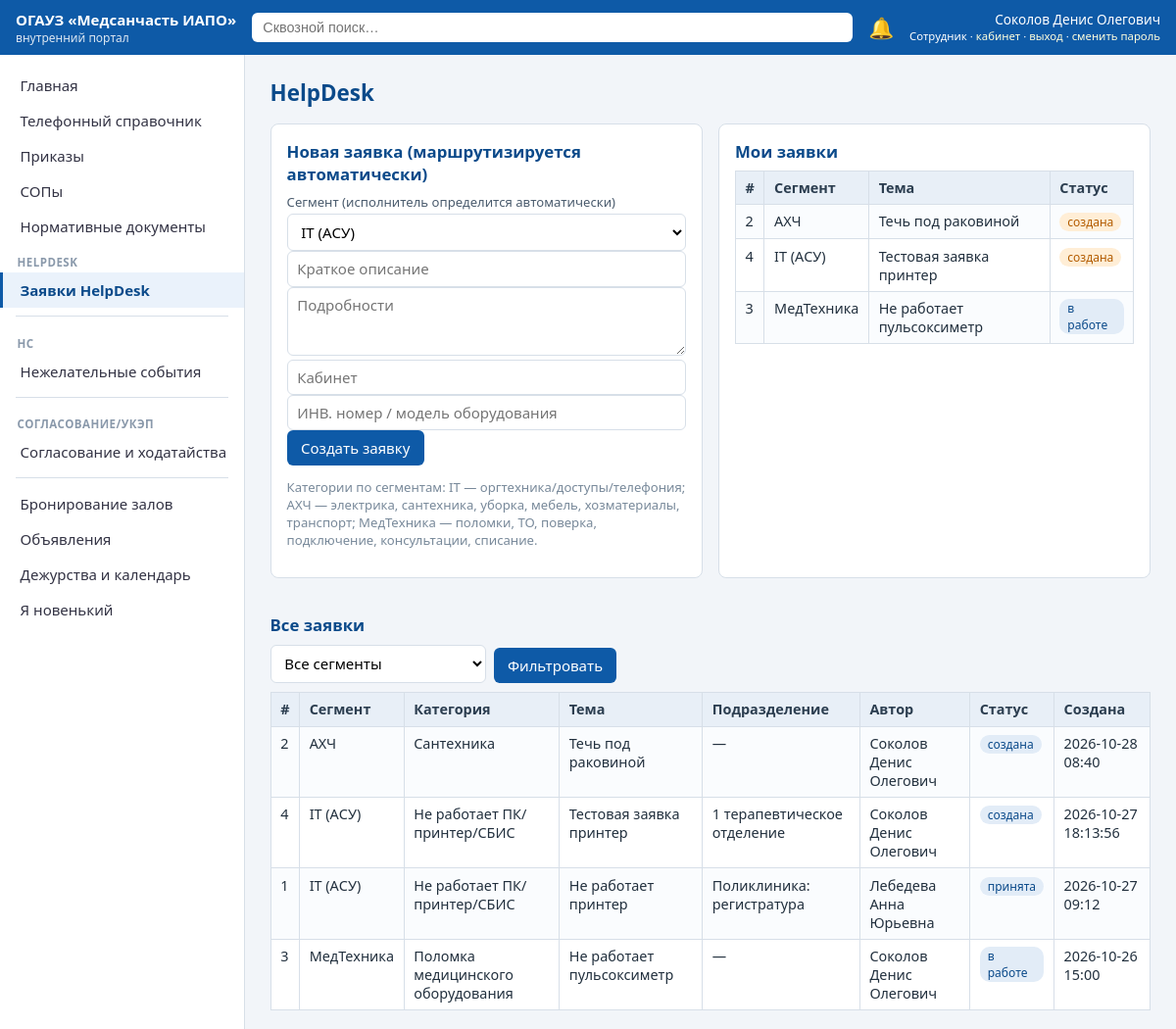
Page /helpdesk (signed in) on the committed database.
### tables this page shows
CREATE TABLE users(
  id INTEGER PRIMARY KEY, fio TEXT, dept_id INTEGER REFERENCES departments(id),
  position TEXT, email TEXT, role_key TEXT REFERENCES roles(key),
  username TEXT UNIQUE, pw_hash TEXT, salt TEXT, must_change_pw INTEGER DEFAULT 0,
  active INTEGER DEFAULT 1, birth_month_day TEXT);

CREATE TABLE ticket(
  id INTEGER PRIMARY KEY, segment TEXT, category TEXT, summary TEXT, description TEXT,
  dept_id INTEGER REFERENCES departments(id), room TEXT, asset_ref TEXT,
  author_id INTEGER REFERENCES users(id), assignee_id INTEGER REFERENCES users(id),
  status TEXT DEFAULT 'created', sla_hours INTEGER DEFAULT 24, created_at TEXT, closed_at TEXT,
  ns_id INTEGER);

CREATE TABLE departments(id INTEGER PRIMARY KEY, block_id INTEGER REFERENCES blocks(id), name TEXT);

### app.py (the view)
@app.get("/helpdesk", response_class=HTMLResponse)
def helpdesk(request: Request, seg: str = ""):
    u = current_user(request)
    if not u:
        return RedirectResponse("/login", status_code=302)
    con = get_db()
    mine = con.execute("SELECT * FROM ticket WHERE author_id=? ORDER BY created_at DESC", (u["id"],)).fetchall()
    queue = []
    if u["role_key"] in OP_ROLE.values():
        myseg = [k for k, v in OP_ROLE.items() if v == u["role_key"]][0]
        queue = con.execute("SELECT * FROM ticket WHERE segment=? AND status NOT IN ('closed') ORDER BY created_at", (myseg,)).fetchall()
    elif u["role_key"] == "admin":
        queue = con.execute("SELECT * FROM ticket WHERE status NOT IN ('closed') ORDER BY created_at").fetchall()
    all_t = con.execute("""SELECT t.*, d.name dept_name, a.fio author_fio FROM ticket t
                          LEFT JOIN departments d ON d.id=t.dept_id LEFT JOIN users a ON a.id=t.author_id
                          ORDER BY t.created_at DESC""").fetchall()
    if seg:
        all_t = [t for t in all_t if t["segment"] == seg]
    cats = HD_CATEGORIES
    con.close()
    return ctx(request, mine=mine, queue=queue, tickets=all_t, cats=cats, seg=seg,
               seg_titles=SEG_TITLES, statuses={"created": "создана", "accepted": "принята", "in_work": "в работе",
                                                "done": "выполнена", "closed": "закрыта", "returned": "возвращена"}, template="helpdesk.html", section="HelpDesk")

### templates/helpdesk.html (shortened to what this page needs)
{% extends "base.html" %}
{% block body %}
<div class="grid">
  <div class="card">
    <h2 style="margin-top:0">Новая заявка (маршрутизируется автоматически)</h2>
    <form method="post" action="/helpdesk/new">
      <div class="frow"><div style="flex:1"><label>Сегмент (исполнитель определится автоматически)</label>
        <select name="segment" required>
        {% for k, t in seg_titles.items() %}<option value="{{ k }}">{{ t }}</option>{% endfor %}</select></div></div>
      <div class="frow"><input type="text" name="summary" placeholder="Краткое описание" required></div>
      <div class="frow"><textarea name="description" placeholder="Подробности"></textarea></div>
      <div class="frow"><input type="text" name="room" placeholder="Кабинет"><input type="text" name="asset_ref" placeholder="ИНВ. номер / модель оборудования"></div>
      <button>Создать заявку</button>
    </form>
    <p class="muted">Категории по сегментам: IT — оргтехника/доступы/телефония; АХЧ — электрика, сантехника, уборка, мебель, хозматериалы, транспорт; МедТехника — поломки, ТО, поверка, подключение, консультации, списание.</p>
  </div>
  <div class="card">
    <h2 style="margin-top:0">Мои заявки</h2>
    <table><tr><th>#</th><th>Сегмент</th><th>Тема</th><th>Статус</th></tr>
    {% for t in mine %}<tr><td>{{ t['id'] }}</td><td>{{ seg_titles[t['segment']] }}</td><td>{{ t['summary'] }}</td>
    <td><span class="tag {{ 'green' if t['status']=='closed' else ('orange' if t['status']=='created' else '') }}">{{ statuses[t['status']] }}</span></td></tr>{% else %}
    <tr><td colspan="4" class="muted">Нет заявок.</td></tr>{% endfor %}</table>
  </div>
</div>
<h2>Все заявки {% if seg %}(фильтр: {{ seg_titles[seg] }}){% endif %}</h2>
<form class="frow" method="get">
  <select name="seg" style="max-width:220px"><option value="">Все сегменты</option>
  {% for k, t in seg_titles.items() %}<option value="{{ k }}" {{ 'selected' if seg==k }}>{{ t }}</option>{% endfor %}</select>
  <button>Фильтровать</button>
</form>
<table><tr><th>#</th><th>Сегмент</th><th>Категория</th><th>Тема</th><th>Подразделение</th><th>Автор</th><th>Статус</th><th>Создана</th></tr>
{% for t in tickets %}<tr><td>{{ t['id'] }}</td><td>{{ seg_titles[t['segment']] }}</td><td>{{ t['category'] }}</td>
<td>{{ t['summary'] }}{% if t['ns_id'] %} <span class="tag orange">из НС №{{ t['ns_id'] }}</span>{% endif %}</td>
<td>{{ t['dept_name'] or '—' }}</td><td>{{ t['author_fio'] }}</td>
<td><span class="tag {{ 'green' if t['status']=='closed' else ('red' if t['status']=='returned' else '') }}">{{ statuses[t['status']] }}</span></td>
<td>{{ t['created_at'] }}</td></tr>{% endfor %}</table>
{% endblock %}

### templates/base.html (shortened to what this page needs)
<!doctype html>
<html lang="ru">
<head>
<link rel="stylesheet" href="/static/style.css">
</head>
<body>
{% if user %}
<header class="topbar">
  <div class="brand"><a href="/" style="color:#fff;text-decoration:none">ОГАУЗ «Медсанчасть&nbsp;ИАПО»</a> <span>внутренний портал</span></div>
  <form action="/search" method="get" class="searchbox">
    <input name="q" placeholder="Сквозной поиск…" value="{{ q or '' }}">
  </form>
  <a class="bell" href="/notifications" title="Уведомления">🔔{% if unread %}<span class="badge">{{ unread }}</span>{% endif %}</a>
  <div class="who">{{ user['fio'] }}<br><small>{{ role_names.get(user['role_key'], user['role_key']) }} · <a href="/dashboard">кабинет</a> · <a href="/logout">выход</a> · <a href="/change-password">сменить пароль</a></small></div>
</header>
<div class="layout">
  <nav class="side" id="side">
    {% set rv = role_vis.get(user['role_key'], []) %}
    {% set ns_ = namespace(group="") %}
    {% for need_role, title, url in menu %}
      {% set allowed = (need_role == "") or ('*' in rv) or (need_role in rv) %}
      {% if allowed %}
        {% if need_role != ns_.group %}
          {% if ns_.group %}<div class="navsep"></div>{% endif %}
          {% set ns_.group = need_role %}
          {% if need_role %}<div class="navgroup">{{ need_role }}</div>{% endif %}
        {% endif %}
        <a href="{{ url }}" class="{{ 'active' if request.url.path == url }}">{{ title }}</a>
      {% endif %}
    {% endfor %}
  </nav>
  <main class="content">
    <h1>{{ section }}</h1>
    {% block body %}{% endblock %}
  </main>
</div>
{% else %}
<main style="padding:2rem">{% block anon %}{% endblock %}</main>
{% endif %}
</body>
</html>

### static/style.css (style rules this page uses)
:root { --c1:#0e5aa7;--c2:#0b4a8a;--bg:#f2f5f9;--line:#d7dfe8;--ok:#1a7f37;--warn:#b35c00;--err:#c0392b }
* { box-sizing:border-box }
body { margin:0;font-family:'Segoe UI',Roboto,Arial,sans-serif;background:var(--bg);color:#22303e;font-size:15px }
a { color:var(--c1);text-decoration:none }
.topbar { display:flex;align-items:center;gap:1rem;background:var(--c1);color:#fff;padding:.6rem 1rem;position:sticky;top:0;z-index:10 }
.topbar a { color:#ffd }
.brand { font-weight:600 }
.brand span { display:block;font-weight:400;font-size:.75rem;opacity:.85 }
.searchbox { flex:1;display:flex }
.searchbox input { width:100%;padding:.45rem .7rem;border-radius:6px;border:0;font-size:.9rem }
.bell { position:relative;font-size:1.3rem;text-decoration:none }
.who { font-size:.85rem;text-align:right;line-height:1.2 }
.layout { display:flex;min-height:calc(100vh - 60px) }
.side { width:250px;background:#fff;border-right:1px solid var(--line);padding:.8rem 0;flex-shrink:0 }
.side a { display:block;padding:.5rem 1.1rem;color:#334;border-left:3px solid transparent }
.side a.active { border-left-color:var(--c1);background:#eaf2fb;color:var(--c2);font-weight:600 }
.content { flex:1;padding:1.2rem 1.6rem;max-width:1200px }
h1 { margin:.2rem 0 1rem;font-size:1.4rem;color:var(--c2) }
h2 { font-size:1.05rem;color:var(--c2);margin:1.2rem 0 .5rem }
table { border-collapse:collapse;width:100%;background:#fff;font-size:.9rem }
th,td { border:1px solid var(--line);padding:.45rem .6rem;text-align:left;vertical-align:top }
th { background:#e8eff7;color:#2c3e50 }
tr:nth-child(even) td { background:#fafcfe }
.card { background:#fff;border:1px solid var(--line);border-radius:8px;padding:1rem;margin-bottom:1rem }
.grid { display:grid;grid-template-columns:repeat(auto-fit,minmax(280px,1fr));gap:1rem }
.tag { display:inline-block;padding:1px 8px;border-radius:10px;font-size:.75rem;background:#e2ecf7;color:var(--c2) }
.tag.orange { background:#ffeed6;color:var(--warn) }
form.frow { display:flex;gap:.5rem;flex-wrap:wrap;align-items:end;margin:.6rem 0 }
input[type=text],input[type=date],input[type=time],input[type=password],input[type=email],select,textarea { padding:.45rem .6rem;border:1px solid var(--line);border-radius:6px;font:inherit;background:#fff;width:100% }
textarea { min-height:70px }
button,.btn { background:var(--c1);color:#fff;border:0;border-radius:6px;padding:.5rem .9rem;font:inherit;cursor:pointer }
.muted { color:#78899a;font-size:.82rem }
.navgroup { padding:.7rem 1.1rem .2rem;font-size:.72rem;text-transform:uppercase;letter-spacing:.04em;color:#8a99ab;font-weight:600 }
.navsep { border-top:1px solid var(--line);margin:.5rem 1rem }
label { font-size:.82rem;color:#4a5b6d;display:block;margin-bottom:.2rem }

### rows in the picture
users: fio "Соколов Денис Олегович", get "Сотрудник"
ticket: id "2", segment "АХЧ", summary "Течь под раковиной", status "создана", category "Сантехника", t "—", author_fio "Соколов Денис Олегович", created_at "2026-10-28 08:40"
ticket: id "4", segment "IT (АСУ)", summary "Тестовая заявка принтер", status "создана", category "Не работает ПК/принтер/СБИС", name "1 терапевтическое отделение", author_fio "Соколов Денис Олегович", created_at "2026-10-27 18:13:56"
ticket: id "3", segment "МедТехника", summary "Не работает пульсоксиметр", status "в работе", category "Поломка медицинского оборудования", t "—", author_fio "Соколов Денис Олегович", created_at "2026-10-26 15:00"
ticket: id "1", segment "IT (АСУ)", category "Не работает ПК/принтер/СБИС", summary "Не работает принтер", name "Поликлиника: регистратура", author_fio "Лебедева Анна Юрьевна", status "принята", created_at "2026-10-27 09:12"

### other values in the picture
{{ title }} "Главная" "Телефонный справочник" "Приказы" "СОПы" "Нормативные документы" "Заявки HelpDesk" "Нежелательные события" "Согласование и ходатайства" "Бронирование залов" "Объявления" "Дежурства и календарь" "Я новенький"
{{ need_role }} "HELPDESK" "НС" "СОГЛАСОВАНИЕ/УКЭП"
{{ section }} "HelpDesk"
form field segment "IT (АСУ)"
